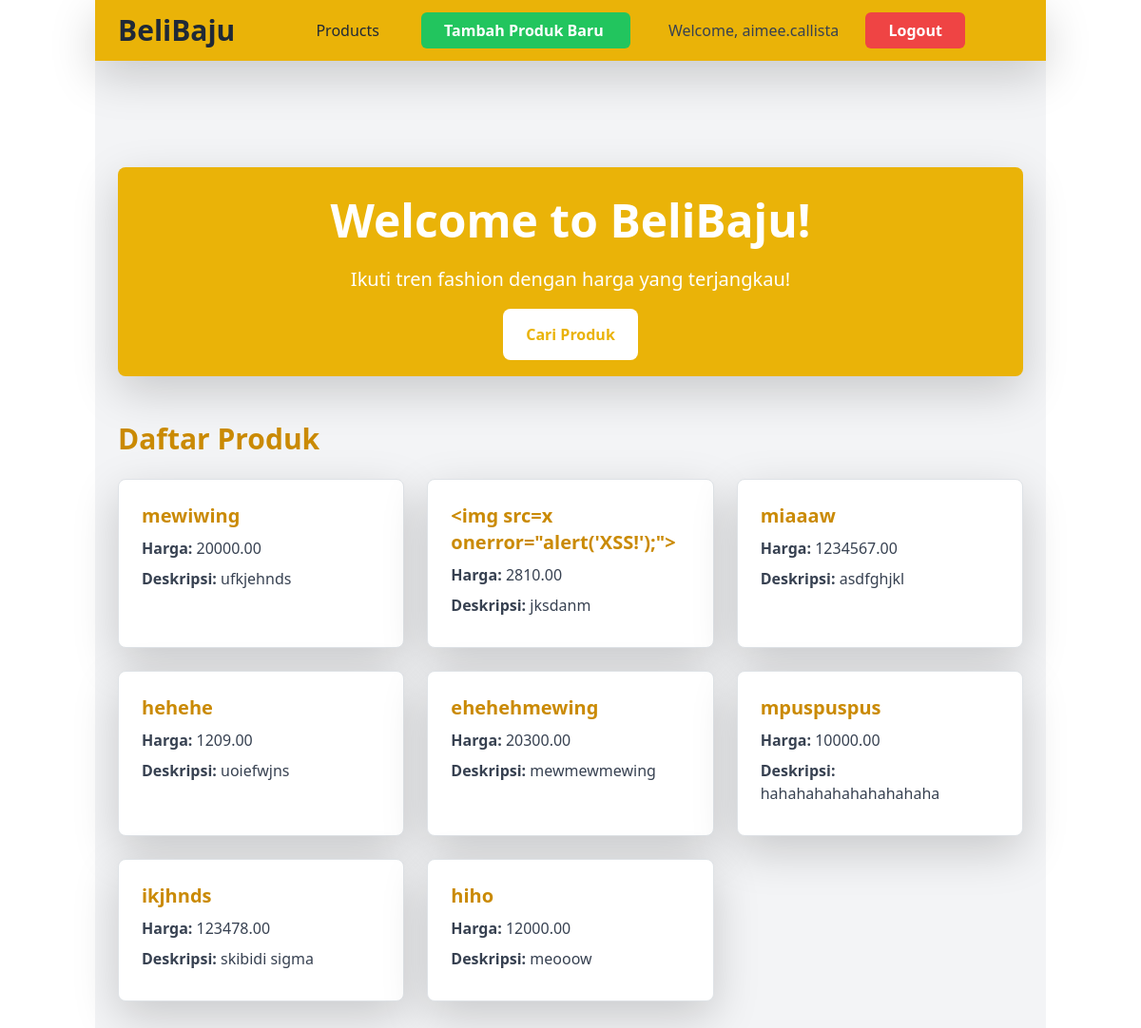
Screenshot of / (signed in) with the database file from the repository.
### main/models.py (models this page shows, shortened)
class Product(models.Model):
    id = models.UUIDField(primary_key=True, default=uuid.uuid4, editable=False)
    nama = models.CharField(max_length=270, verbose_name="Nama Produk")
    harga = models.DecimalField(max_digits=10, decimal_places=2, verbose_name="Harga")
    deskripsi = models.TextField(verbose_name="Deskripsi")
    stok = models.PositiveIntegerField(default=0, verbose_name="Stok")
    kategori = models.CharField(max_length=100, blank=True, null=True, verbose_name="Kategori")
    gambar = models.ImageField(upload_to='gambar_produk/', blank=True, null=True, verbose_name="Gambar")
    ukuran = models.CharField(max_length=20, blank=True, null=True, verbose_name="Ukuran")  # Fitur tambahan untuk ukuran pakaian
    warna = models.CharField(max_length=50, blank=True, null=True, verbose_name="Warna")  # Fitur tambahan untuk warna pakaian
    diskon = models.DecimalField(max_digits=4, decimal_places=2, default=0.00, verbose_name="Diskon")  # Diskon sederhana, persen
    tanggal_dibuat = models.DateTimeField(auto_now_add=True, verbose_name="Tanggal Dibuat")
    tanggal_diperbarui = models.DateTimeField(auto_now=True, verbose_name="Tanggal Diperbarui")
    user = models.ForeignKey(User, on_delete=models.CASCADE, related_name='products', verbose_name="Pengguna")
    class Meta:
        ordering = ['-tanggal_dibuat']
        verbose_name_plural = 'Products'

### main/views.py (the view)
# urls.py: 2. Add a URL to urlpatterns:  path('', views.home, name='home')
def home(request):
    products = Product.objects.filter(user=request.user)
    context = {
        'products': products,
    }
    return render(request, "home.html", context)

### main/templates/home.html (shortened to what this page needs)
{% extends 'base.html' %}
{% load static %}
{% block content %}
{% include 'navbar.html' %}
<div class="flex flex-col min-h-screen bg-gray-100">
  <div class="container mx-auto px-4 py-12 mt-16 max-w-7xl">
    <div class="flex flex-col items-center text-center bg-yellow-500 shadow-lg rounded-lg p-8">
      <h1 class="text-5xl font-bold text-white mb-4">Welcome to BeliBaju!</h1>
      <p class="text-xl text-white mb-8">
        Ikuti tren fashion dengan harga yang terjangkau!
      </p>
      <div class="space-x-4">
        <a href="{% url 'main:daftar_produk' %}" class="bg-white text-yellow-500 font-semibold px-6 py-3 rounded-lg hover:bg-gray-100 transition duration-300 ease-in-out">
          Cari Produk
        </a>
      </div>
    </div>
    <div class="mt-12">
      <h2 class="text-3xl font-bold text-yellow-600 mb-6">Daftar Produk</h2>
      <div class="grid grid-cols-1 md:grid-cols-2 lg:grid-cols-3 gap-6">
        {% for product in products %}
        <div class="bg-white shadow-lg border border-yellow-300 rounded-lg p-6">
          <h3 class="text-xl font-bold text-yellow-600 mb-2">{{ product.nama }}</h3>
          <p class="text-gray-700 mb-2"><strong>Harga:</strong> {{ product.harga }}</p>
          <p class="text-gray-700 mb-2"><strong>Deskripsi:</strong> {{ product.deskripsi }}</p>
        </div>
        {% empty %}
        <div class="col-span-full text-center">
          <p class="text-gray-700">Belum ada produk.</p>
        </div>
        {% endfor %}
      </div>
    </div>
  </div>
</div>
{% endblock content %}

### templates/base.html (shortened to what this page needs)
{% load static %}
<!DOCTYPE html>
<html lang="en">
  <head>
    <script src="https://cdn.tailwindcss.com"></script>
    <link href="https://cdn.jsdelivr.net/npm/bootstrap@5.3.2/dist/css/bootstrap.min.css" rel="stylesheet">
  </head>
  <body>
    <div class="container">
      {% block content %}
      {% endblock content %}
    </div>
  </body>
</html>

### templates/navbar.html (shortened to what this page needs)
<nav class="bg-yellow-500 shadow-lg sticky top-0 z-50">
    <div class="max-w-7xl mx-auto px-4 sm:px-6 lg:px-8">
        <div class="flex items-center justify-between h-16">
            <div class="flex items-center">
                <a href="{% url 'main:home' %}">
                    <h1 class="text-3xl font-bold text-gray-800">BeliBaju</h1>
                </a>
            </div>
            <div class="hidden md:flex items-center justify-center w-full">
                <div class="mx-auto">
                    <a href="{% url 'main:daftar_produk' %}" class="text-gray-800 hover:bg-yellow-400 py-2 px-4 rounded transition duration-300 mr-4">Products</a>
                    {% if user.is_authenticated %}
                        <a href="{% url 'main:tambah_produk' %}" class="text-center bg-green-500 hover:bg-green-600 text-white font-bold py-2 px-6 rounded transition duration-300 mr-4">
                            Tambah Produk Baru
                        </a>
                        <span class="text-gray-700 mx-4">Welcome, {{ user.username }}</span>
                        <a href="{% url 'main:logout' %}" class="text-center bg-red-500 hover:bg-red-600 text-white font-bold py-2 px-6 rounded transition duration-300">
                            Logout
                        </a>
                    {% endif %}
                </div>
            </div>
        </div>
    </div>
</nav>

### rows the page displays
Product: nama "mewiwing", harga "20000.00", deskripsi "ufkjehnds"
Product: nama "<img src=x onerror=\"alert('XSS!');\">", harga "2810.00", deskripsi "jksdanm"
Product: nama "miaaaw", harga "1234567.00", deskripsi "asdfghjkl"
Product: nama "hehehe", harga "1209.00", deskripsi "uoiefwjns"
Product: nama "ehehehmewing", harga "20300.00", deskripsi "mewmewmewing"
Product: nama "mpuspuspus", harga "10000.00", deskripsi "hahahahahahahahahaha"
Product: nama "ikjhnds", harga "123478.00", deskripsi "skibidi sigma"
Product: nama "hiho", harga "12000.00", deskripsi "meooow"

### other values shown
{{ user.username }} "aimee.callista"
